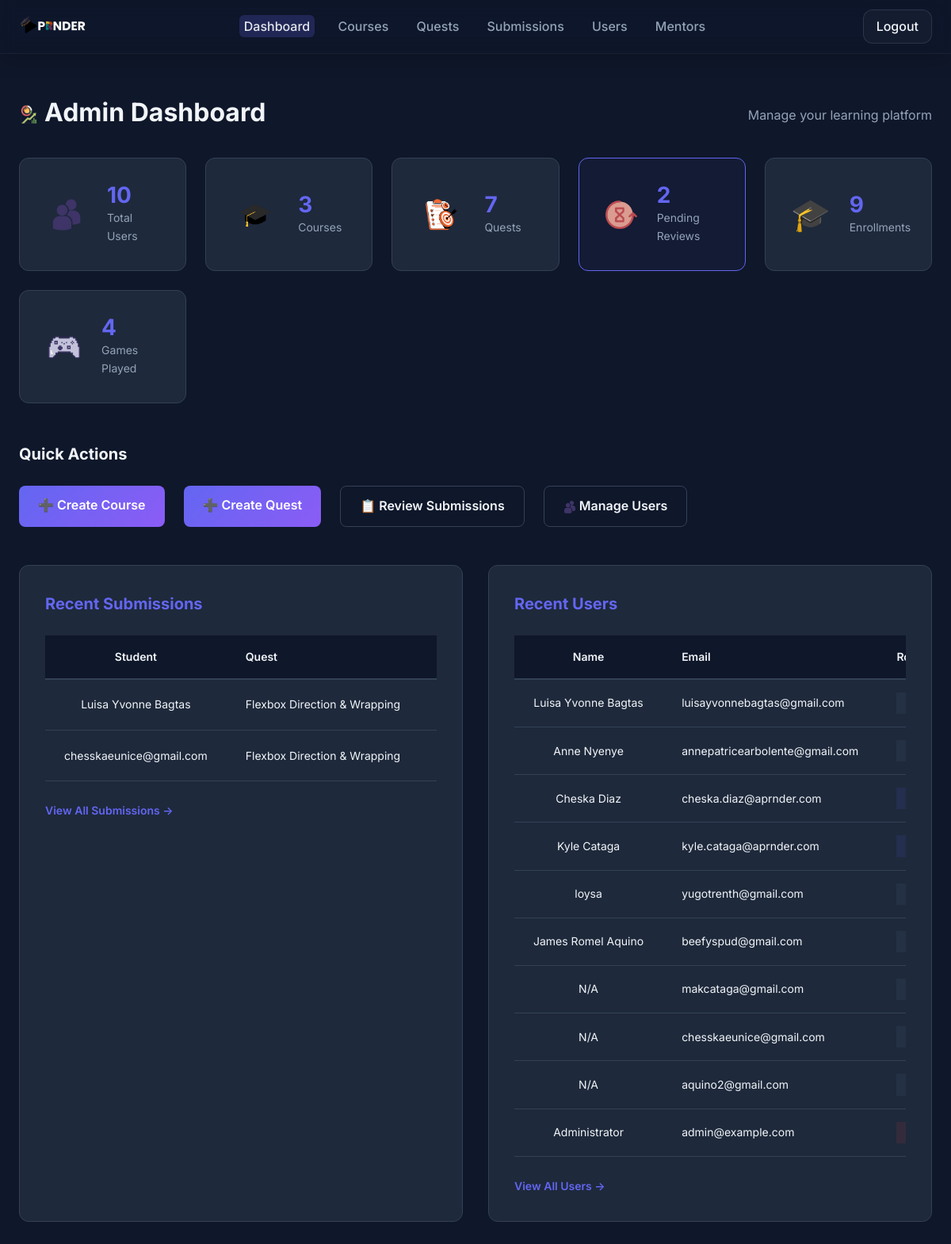
The app's page /public/admin/dashboard.php (signed in) with its own data.
### tables this page shows
CREATE TABLE `submissions` (
  `id` int(10) UNSIGNED NOT NULL,
  `quest_id` int(10) UNSIGNED NOT NULL,
  `user_id` int(10) UNSIGNED NOT NULL,
  `code` text NOT NULL,
  `status` enum('pending','passed','failed','resubmitted') NOT NULL DEFAULT 'pending',
  `points_awarded` int(11) DEFAULT NULL,
  `feedback` text DEFAULT NULL,
  `submitted_at` timestamp NOT NULL DEFAULT current_timestamp()
);

CREATE TABLE `user_profiles` (
  `user_id` int(10) UNSIGNED NOT NULL,
  `full_name` varchar(150) NOT NULL,
  `avatar_url` varchar(255) DEFAULT NULL,
  `bio` text DEFAULT NULL,
  `preferences` longtext DEFAULT NULL CHECK (json_valid(`preferences`))
);

CREATE TABLE `quests` (
  `id` int(10) UNSIGNED NOT NULL,
  `course_id` int(10) UNSIGNED NOT NULL,
  `title` varchar(150) NOT NULL,
  `description` text NOT NULL,
  `difficulty` enum('easy','medium','hard') NOT NULL DEFAULT 'easy',
  `max_points` int(10) UNSIGNED NOT NULL DEFAULT 10,
  `created_at` timestamp NOT NULL DEFAULT current_timestamp()
);

CREATE TABLE `users` (
  `id` int(10) UNSIGNED NOT NULL,
  `email` varchar(190) NOT NULL,
  `password_hash` varchar(255) NOT NULL,
  `role` enum('student','mentor','admin','user') NOT NULL DEFAULT 'student',
  `active` tinyint(1) NOT NULL DEFAULT 1,
  `email_verified` tinyint(1) NOT NULL DEFAULT 0,
  `verification_token` varchar(64) DEFAULT NULL,
  `last_login` timestamp NULL DEFAULT NULL,
  `created_at` timestamp NOT NULL DEFAULT current_timestamp(),
  `updated_at` timestamp NOT NULL DEFAULT current_timestamp() ON UPDATE current_timestamp()
);

### src/db.php (called while the page is built, shortened)
<?php
function db(): PDO {
    static $pdo = null;
    if ($pdo instanceof PDO) {
        return $pdo;
    }
    $dsn = 'mysql:host=' . DB_HOST . ';dbname=' . DB_NAME . ';charset=utf8mb4';
    $options = [
        PDO::ATTR_ERRMODE => PDO::ERRMODE_EXCEPTION,
        PDO::ATTR_DEFAULT_FETCH_MODE => PDO::FETCH_ASSOC,
        PDO::ATTR_EMULATE_PREPARES => false,
    ];
    $pdo = new PDO($dsn, DB_USER, DB_PASS, $options);
    return $pdo;
}

### public/admin/dashboard.php (the view, shortened to what this page needs)
<?php
$stats = [];
$usersStmt = db()->query('SELECT COUNT(*) as count FROM users');
$stats['total_users'] = $usersStmt->fetch()['count'];
$coursesStmt = db()->query('SELECT COUNT(*) as count FROM courses');
$stats['total_courses'] = $coursesStmt->fetch()['count'];
$questsStmt = db()->query('SELECT COUNT(*) as count FROM quests');
$stats['total_quests'] = $questsStmt->fetch()['count'];
$pendingStmt = db()->query('SELECT COUNT(*) as count FROM submissions WHERE status = "pending"');
$stats['pending_submissions'] = $pendingStmt->fetch()['count'];
$enrollStmt = db()->query('SELECT COUNT(*) as count FROM enrollments');
$stats['total_enrollments'] = $enrollStmt->fetch()['count'];
$gamesStmt = db()->query('SELECT COUNT(*) as count FROM game_scores');
$stats['total_games'] = $gamesStmt->fetch()['count'];
$recentSubmissionsStmt = db()->query('
    SELECT s.id, s.status, s.submitted_at, q.title as quest_title, u.email, p.full_name
    FROM submissions s
    INNER JOIN quests q ON q.id = s.quest_id
    INNER JOIN users u ON u.id = s.user_id
    LEFT JOIN user_profiles p ON p.user_id = u.id
    ORDER BY s.submitted_at DESC
    LIMIT 10
');
$recentSubmissions = $recentSubmissionsStmt->fetchAll();
$recentUsersStmt = db()->query('
    SELECT u.id, u.email, u.role, u.created_at, p.full_name
    FROM users u
    LEFT JOIN user_profiles p ON p.user_id = u.id
    ORDER BY u.created_at DESC
    LIMIT 10
');
$recentUsers = $recentUsersStmt->fetchAll();
?>
<!DOCTYPE html>
<html lang="en">
<head>
    <link rel="stylesheet" href="../styles.css">
</head>
<body>
    <nav class="navbar">
        <div class="container">
            <div class="nav-content">
                <a href="../index.php" class="logo">
                    <img src="../../images/APRNDR (4).png" alt="Aprnder Logo" style="height: 48px; width: auto;">
                </a>
                <ul class="nav-links">
                    <li><a href="dashboard.php" class="active">Dashboard</a></li>
                    <li><a href="courses.php">Courses</a></li>
                    <li><a href="quests.php">Quests</a></li>
                    <li><a href="submissions.php">Submissions</a></li>
                    <li><a href="users.php">Users</a></li>
                    <li><a href="mentors.php">Mentors</a></li>
                </ul>
                <a href="../logout.php" class="btn-login">Logout</a>
            </div>
        </div>
    </nav>
    <section class="admin-section">
        <div class="container">
            <div class="admin-header">
                <h1><img src="../../images/Progress.png" alt="Dashboard" style="width: 24px; height: 24px; object-fit: contain; vertical-align: middle; margin-right: 8px;">Admin Dashboard</h1>
                <p>Manage your learning platform</p>
            </div>
            <div class="admin-stats-grid">
                <div class="admin-stat-card">
                    <div class="stat-icon"><img src="../../images/Students.png" alt="Users" style="width: 40px; height: 40px; object-fit: contain;"></div>
                    <div class="stat-info">
                        <div class="stat-value"><?php echo number_format($stats['total_users']); ?></div>
                        <div class="stat-label">Total Users</div>
                    </div>
                </div>
                <div class="admin-stat-card">
                    <div class="stat-icon"><img src="../../images/Grad Cap.png" alt="Courses" style="width: 40px; height: 40px; object-fit: contain;"></div>
                    <div class="stat-info">
                        <div class="stat-value"><?php echo number_format($stats['total_courses']); ?></div>
                        <div class="stat-label">Courses</div>
                    </div>
                </div>
                <div class="admin-stat-card">
                    <div class="stat-icon"><img src="../../images/Task.png" alt="Quests" style="width: 40px; height: 40px; object-fit: contain;"></div>
                    <div class="stat-info">
                        <div class="stat-value"><?php echo number_format($stats['total_quests']); ?></div>
                        <div class="stat-label">Quests</div>
                    </div>
                </div>
                <div class="admin-stat-card highlight">
                    <div class="stat-icon"><img src="../../images/Pending.png" alt="Pending" style="width: 40px; height: 40px; object-fit: contain;"></div>
                    <div class="stat-info">
                        <div class="stat-value"><?php echo number_format($stats['pending_submissions']); ?></div>
                        <div class="stat-label">Pending Reviews</div>
                    </div>
                </div>
                <div class="admin-stat-card">
                    <div class="stat-icon">🎓</div>
                    <div class="stat-info">
                        <div class="stat-value"><?php echo number_format($stats['total_enrollments']); ?></div>
                        <div class="stat-label">Enrollments</div>
                    </div>
                </div>
                <div class="admin-stat-card">
                    <div class="stat-icon"><img src="../../images/Game.png" alt="Games" style="width: 40px; height: 40px; object-fit: contain;"></div>
                    <div class="stat-info">
                        <div class="stat-value"><?php echo number_format($stats['total_games']); ?></div>
                        <div class="stat-label">Games Played</div>
                    </div>
                </div>
            </div>
            <div class="admin-quick-actions">
                <h2>Quick Actions</h2>
                <div class="action-buttons">
                    <a href="courses.php?action=create" class="btn btn-primary">➕ Create Course</a>
                    <a href="quests.php?action=create" class="btn btn-primary">➕ Create Quest</a>
                    <a href="submissions.php?status=pending" class="btn btn-secondary">📋 Review Submissions</a>
                    <a href="users.php" class="btn btn-secondary"><img src="../../images/Students.png" alt="Users" style="width: 16px; height: 16px; object-fit: contain; vertical-align: middle; margin-right: 4px;">Manage Users</a>
                </div>
            </div>
            <div class="admin-grid">
                <div class="admin-panel">
                    <h2>Recent Submissions</h2>
                    <?php if (!empty($recentSubmissions)): ?>
                        <div class="admin-table-wrapper">
                            <table class="admin-table">
                                <thead>
                                    <tr>
                                        <th>Student</th>
                                        <th>Quest</th>
                                        <th>Status</th>
                                    </tr>
                                </thead>
                                <tbody>
                                    <?php foreach ($recentSubmissions as $sub): ?>
                                        <tr>
                                            <td><?php echo htmlspecialchars($sub['full_name'] ?? $sub['email']); ?></td>
                                            <td><?php echo htmlspecialchars($sub['quest_title']); ?></td>
                                            <td>
                                            </td>
                                        </tr>
                                    <?php endforeach; ?>
                                </tbody>
                            </table>
                        </div>
                        <a href="submissions.php" class="view-all-link">View All Submissions →</a>
                    <?php else: ?>
                        <p class="empty-message">No submissions yet</p>
                    <?php endif; ?>
                </div>
                <div class="admin-panel">
                    <h2>Recent Users</h2>
                    <?php if (!empty($recentUsers)): ?>
                        <div class="admin-table-wrapper">
                            <table class="admin-table">
                                <thead>
                                    <tr>
                                        <th>Name</th>
                                        <th>Email</th>
                                        <th>Role</th>
                                    </tr>
                                </thead>
                                <tbody>
                                    <?php foreach ($recentUsers as $u): ?>
                                        <tr>
                                            <td><?php echo htmlspecialchars($u['full_name'] ?? 'N/A'); ?></td>
                                            <td><?php echo htmlspecialchars($u['email']); ?></td>
                                            <td>
                                                <span class="role-badge role-<?php echo $u['role']; ?>">
                                                </span>
                                            </td>
                                        </tr>
                                    <?php endforeach; ?>
                                </tbody>
                            </table>
                        </div>
                        <a href="users.php" class="view-all-link">View All Users →</a>
                    <?php else: ?>
                        <p class="empty-message">No users yet</p>
                    <?php endif; ?>
                </div>
            </div>
        </div>
    </section>
</body>
</html>

### records on screen
submissions: user_profiles.full_name "Luisa Yvonne Bagtas", quest.title "Flexbox Direction & Wrapping"
submissions: user.email "chesskaeunice@gmail.com", quest.title "Flexbox Direction & Wrapping"
user_profiles: full_name "Luisa Yvonne Bagtas", user_id.email "luisayvonnebagtas@gmail.com"
user_profiles: full_name "Anne Nyenye", user_id.email "annepatricearbolente@gmail.com"
user_profiles: full_name "Cheska Diaz", user_id.email "cheska.diaz@aprnder.com"
user_profiles: full_name "Kyle Cataga", user_id.email "kyle.cataga@aprnder.com"
user_profiles: full_name "loysa", user_id.email "yugotrenth@gmail.com"
user_profiles: full_name "James Romel Aquino", user_id.email "beefyspud@gmail.com"
users: full_name "N/A", email "makcataga@gmail.com"
users: full_name "N/A", email "chesskaeunice@gmail.com"
users: full_name "N/A", email "aquino2@gmail.com"
user_profiles: full_name "Administrator", user_id.email "admin@example.com"

### other values on screen
$stats['total_users'] "10"
$stats['total_courses'] "3"
$stats['total_quests'] "7"
$stats['pending_submissions'] "2"
$stats['total_enrollments'] "9"
$stats['total_games'] "4"
